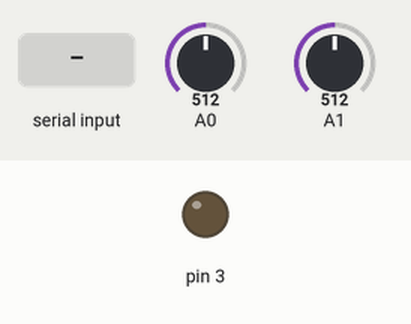
This sketch was run on a simulated Arduino Uno, built with avr-gcc and run on an emulated ATmega328P. Parts: output pins drawn as LEDs (lit = HIGH). The test bench sets the inputs (shaded band); at power-on: A0 = 512, A1 = 512. What the sketch prints to the serial monitor is not drawn.

Above: at 1.2 s.
1.3 s: "O" received over Serial
At 1.9 s:
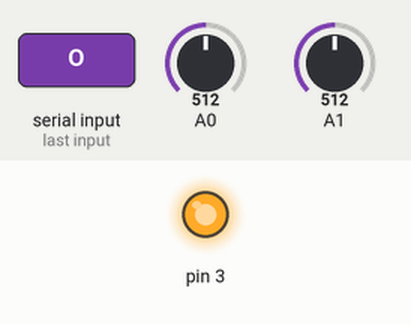
7.0 s: "F" received over Serial
At 7.3 s:
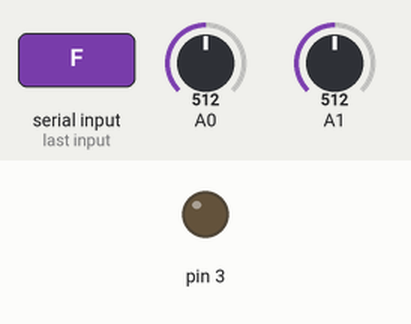
Timing chart, 0 to 10.0 s (numbered marks = the images above; inputs shaded):
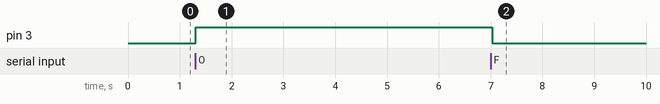

Measured:
- after the input at 1.3 s, pin 3: LOW → HIGH at once
- after the input at 7.0 s, pin 3: HIGH → LOW at once

The sketch:

WindowsFormsArduino.ino
```cpp
void setup() {
  // put your setup code here, to run once:
  Serial.begin(115200);
  pinMode(3, OUTPUT);
}

void loop() {
  // put your main code here, to run repeatedly:
  Serial.write('a');
  Serial.write(analogRead(A0)>>2);
  Serial.write(analogRead(A1)>>2);
  delay(50);


  if(Serial.available())
   {
      char  data=Serial.read();
      Serial.println(data);
      switch(data)
       {
        case 'O':digitalWrite(3, HIGH);
          break;
        case 'F':digitalWrite(3, LOW);
          break;
       }
   }
}
```
